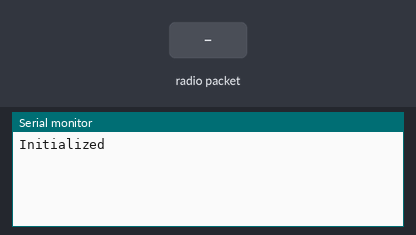
This program was run on a simulated ESP32. On the bench: the last lines printed to the serial monitor. The test bench sets the inputs (shaded band).

Above: at 1.2 s.
1.3 s: radio packet "1" arrives
At 2.3 s:
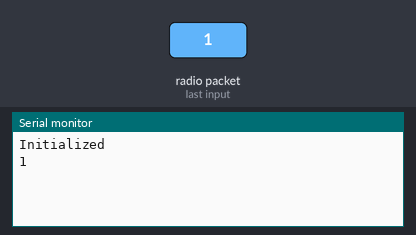
2.8 s: radio packet "0" arrives
At 3.4 s:
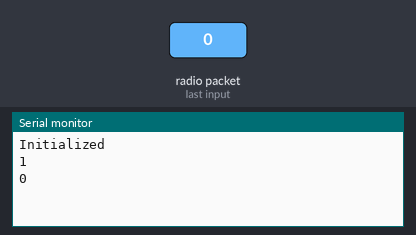
4.3 s: radio packet "2" arrives
At 5.7 s:
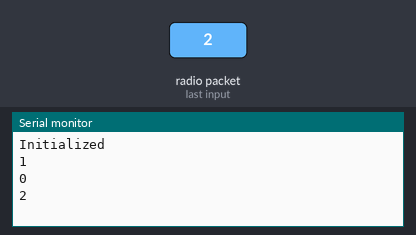

The program:

main.cpp
```cpp
#include <Arduino.h>

#include <esp_now.h>
#include <WiFi.h>

// Structure example to receive data
// Must match the sender structure
typedef struct etanol_espnow_send_t {
  int id;         //
  char modulo[32];     // Nome do modulo
  double leitura;

} etanol_espnow_send_t;

// Create a struct_message called myData
etanol_espnow_send_t data;


// callback function that will be executed when data is received
void OnDataRecv(const uint8_t * mac, const uint8_t *incomingData, int len) {
  memcpy(&data.modulo, incomingData, sizeof(data.modulo));

  Serial.println(data.modulo);
}

void setup() {
  // Initialize Serial Monitor
  Serial.begin(115200);

  // Set device as a Wi-Fi Station
  WiFi.mode(WIFI_STA);

  // Init ESP-NOW
  if (esp_now_init() != ESP_OK) {
    Serial.println("Error initializing ESP-NOW");
    return;
  }
  else{
    Serial.println("Initialized");
  }

  // Once ESPNow is successfully Init, we will register for recv CB to
  // get recv packer info
  esp_now_register_recv_cb(OnDataRecv);
}

void loop() {

}
```

Measured:
- after the input at 1.3 s, the serial monitor: prints a new line at once (image 1)
- after the input at 2.8 s, the serial monitor: prints a new line at once (image 2)
- after the input at 4.3 s, the serial monitor: prints a new line at once (image 3)
